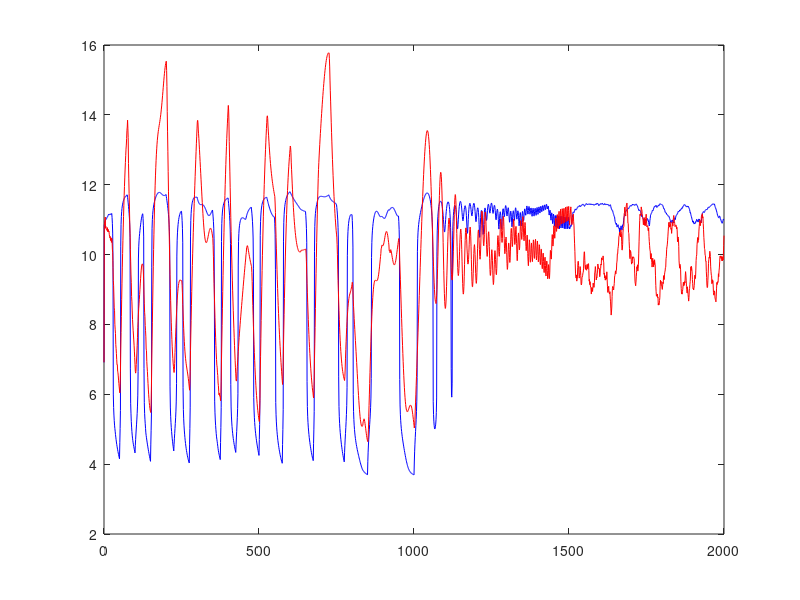

MATLAB code to generate this figure:
%{
Contributed by:
	Jairo Espinosa
	K.U.Leuven ESAT-SISTA
	K.Mercierlaan 94
	B3001 Heverlee
	Jairo.Espinosa@esat.kuleuven.ac.be

Description:
	Simulation data of a pH neutralization process in a constant volume
	stirring tank. 
	Volume of the tank 1100 liters 
	Concentration of the acid solution (HAC) 0.0032 Mol/l
	Concentration of the base solution (NaOH) 0,05 Mol/l
Sampling:
	10 sec
Number:
	2001
Inputs:
	u1: Acid solution flow in liters
	u2: Base solution flow in liters

Outputs:
	y: pH of the solution in the tank

References:
	T.J. Mc Avoy, E.Hsu and S.Lowenthal, Dynamics of pH in controlled 
	stirred tank reactor, Ind.Eng.Chem.Process Des.Develop.11(1972)
	71-78

Properties:
	Highly non-linear system.

Columns:
	Column 1: time-steps
	Column 2: input u1
	Column 3: input u2
	Column 4: output y

Category:
	Process industry systems

%}

clear all, close all, clc

load pHdata.dat
U=pHdata(:,2:3);
Y=pHdata(:,4);


dat = iddata (Y, U)

% [sys, x0] = ident (dat, 15, 6)     % s=15, n=6
% sys = arx (dat, 6)       % normally na = nb
[sys, x0] = arx (dat, 6)       % normally na = nb


% [y, t] = lsim (sys, U, [], x0);
% [y, t] = lsim (sys(:, 1:2), U);
[y, t] = lsim (sys, U, [], x0);

err = norm (Y - y, 1) / norm (Y, 1)

figure (1)
plot (t, Y(:,1), 'b', t, y(:,1), 'r')



